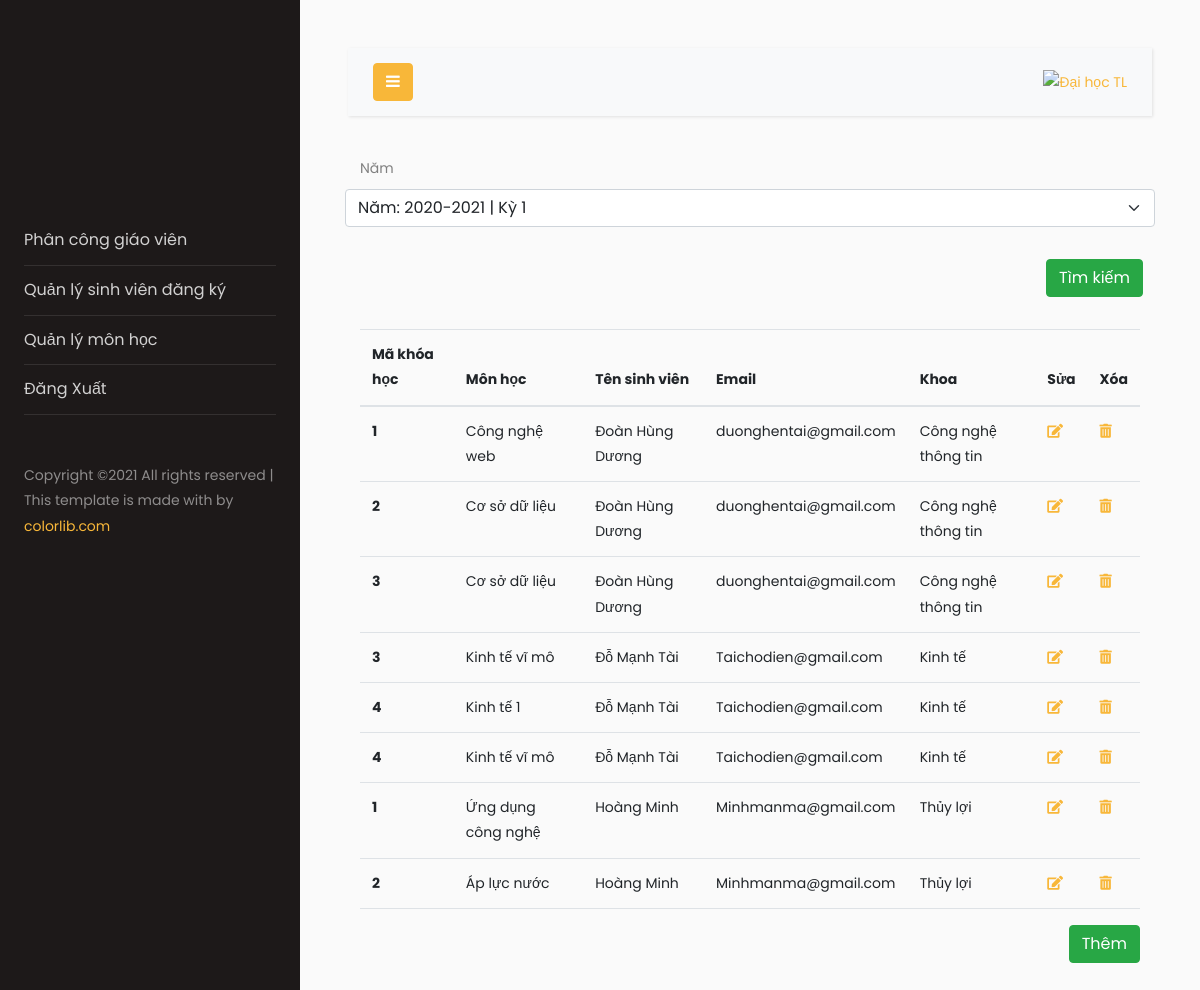
The app's page /admin/chiTietDangKy.php (signed in) with its own data.
### tables this page shows
CREATE TABLE `chitietdangky` (
  `ID` int(11) NOT NULL,
  `MaKH` int(11) NOT NULL,
  `MaMon` int(11) NOT NULL,
  `MaSV` int(11) NOT NULL
);

CREATE TABLE `monhoc` (
  `MaMon` int(11) NOT NULL,
  `Ten` varchar(225) NOT NULL,
  `SoTC` int(11) NOT NULL,
  `MaKhoa` int(11) NOT NULL
);

CREATE TABLE `sinhvien` (
  `MaSV` int(11) NOT NULL,
  `Ten` varchar(225) NOT NULL,
  `GioiTinh` varchar(225) NOT NULL,
  `QueQuan` varchar(225) NOT NULL,
  `Email` varchar(225) NOT NULL,
  `MaKhoa` int(11) NOT NULL
);

CREATE TABLE `khoa` (
  `MaKhoa` int(11) NOT NULL,
  `Ten` varchar(225) NOT NULL
);

### admin/chiTietDangKy.php (the view, shortened to what this page needs)
<?php
if (isset($_GET["MaKH"]))
    $MaKH = $_GET["MaKH"];
else
    $MaKH = "";
include("./header.php")
?>
<form action="chiTietDangKy.php" method="get" class="container-md my-3">
    <div class="row align-items-center">
        <div class="form-group col">
            <label for="nam" class="row-sm-2 row-form-label">Năm</label>
            <div class="row">
                <select class="form-select" aria-label="Default select example" name="MaKH" id="MaKH">
                    <?php
                    $connect1 = mysqli_connect('localhost', 'root', '', 'baitaploncnw');
                    $sql1 = "SELECT * FROM khoahoc";
                    $result1 = mysqli_query($connect1, $sql1);
                    $count1 = mysqli_num_rows($result1);
                    if ($count1 > 0) {
                        while ($row1 = mysqli_fetch_assoc($result1)) {
                            echo '<option value="' . $row1["MaKH"] . '">';
                            echo 'Năm: ' . $row1["Ten"] . ' | Kỳ ' . $row1["Ky"];
                            echo '</option>';
                        }
                    }
                    ?>
                </select>
            </div>
        </div>
        <div class="d-flex justify-content-end my-3">
            <button class="btn btn-success" type="submit">Tìm kiếm</button>
        </div>
    </div>
</form>
<div class="container-sm my-3">
    <table class="table">
        <thead>
            <tr>
                <th scope="col">Mã khóa học</th>
                <th scope="col">Môn học</th>
                <th scope="col">Tên sinh viên</th>
                <th scope="col">Email</th>
                <th scope="col">Khoa</th>
                <th scope="col">Sửa</th>
                <th scope="col">Xóa</th>
            </tr>
        </thead>
        <tbody>
            <?php
            include("./config/db.php");
            if ($MaKH != null) {
                $sql = "SELECT chitietdangky.ID, chitietdangky.MaKH, monhoc.Ten as tenMon,
                sinhvien.Ten AS tenSV, sinhvien.Email, khoa.Ten AS tenKhoa
                FROM chitietdangky, sinhvien, monhoc, khoa
                WHERE chitietdangky.MaMon = monhoc.MaMon
                AND chitietdangky.MaSV = sinhvien.MaSV
                AND monhoc.MaKhoa = khoa.MaKhoa
                AND chitietdangky.MaKH = $MaKH";
            } else
                $sql = "SELECT chitietdangky.ID, chitietdangky.MaKH, monhoc.Ten as tenMon,
                sinhvien.Ten AS tenSV, sinhvien.Email, khoa.Ten AS tenKhoa
                FROM chitietdangky, sinhvien, monhoc, khoa
                WHERE chitietdangky.MaMon = monhoc.MaMon
                AND chitietdangky.MaSV = sinhvien.MaSV
                AND monhoc.MaKhoa = khoa.MaKhoa";
            $result = mysqli_query($connect, $sql);
            $count = mysqli_num_rows($result);
            if ($count > 0) {
                while ($row = mysqli_fetch_assoc($result)) {
                    echo '<tr>';
                    echo '<th scope="row">' . $row['MaKH'] . '</th>';
                    echo '<td>' . $row['tenMon'] . '</td>';
                    echo '<td>' . $row['tenSV'] . '</td>';
                    echo '<td>' . $row['Email'] . '</td>';
                    echo '<td>' . $row['tenKhoa'] . '</td>';
                    echo '<td><a href="suaChiTietDK.php?ID=' . $row["ID"] . '"><i class="fas fa-edit"></i></a></td>';
                    echo '<td><a href="xoaChiTietDK.php?ID=' . $row["ID"] . '&MaKH='.$row["MaKH"].'"><i class="fas fa-trash-alt"></i></a></td>';
                    echo '</tr>';
                }
            }
            ?>
        </tbody>
    </table>
    <div class="d-flex justify-content-end my-3">
        <?php
        if (isset($_GET["MaKH"])) {
            $MaKH = $_GET["MaKH"];
            echo '<a class="btn btn-success" href="themChiTietDK.php?MaKH=' . $MaKH . '">Thêm</a>';
        } else {
            echo '<a class="btn btn-success" href="themChiTietDK.php">Thêm</a>';
        }
        ?>
    </div>
</div>
<?php
include("./footer.php")
?>

### admin/header.php (shortened to what this page needs)
<!DOCTYPE html>
<html>
<head>
  <link href="https://cdnjs.cloudflare.com/ajax/libs/font-awesome/5.15.1/css/all.min.css" rel="stylesheet" />
  <link href="https://cdn.jsdelivr.net/npm/bootstrap@5.1.3/dist/css/bootstrap.min.css" rel="stylesheet">
  <link rel="stylesheet" href="https://stackpath.bootstrapcdn.com/font-awesome/4.7.0/css/font-awesome.min.css">
  <link rel="stylesheet" href="css/style.css">
</head>
<body>
  <div class="wrapper d-flex align-items-stretch">
    <nav id="sidebar">
      <div class="p-4 pt-5">
        <a href="index.php" class="img logo rounded-circle mb-5" style="background-image: url(http://www.tlu.edu.vn/Portals/0/2014/Logo-WRU.png);"></a>
        <ul class="list-unstyled components mb-5">
          <li>
            <a href="chiTietKhoaHoc.php">Phân công giáo viên</a>
          </li>
          <li>
            <a href="chiTietDangKy.php">Quản lý sinh viên đăng ký</a>
          </li>
          <li>
            <a href="monHoc.php">Quản lý môn học</a>
          </li>
          <li>
            <a href="../index.php">Đăng Xuất</a>
          </li>
        </ul>
        <div class="footer">
          <p>
            Copyright &copy; All rights reserved | This template is made with <i class="icon-heart" aria-hidden="true"></i> by <a href="https://colorlib.com" target="_blank">colorlib.com</a>
          </p>
        </div>
      </div>
    </nav>
    <div id="content" class="p-4 p-md-5">
      <nav class="navbar navbar-expand-lg navbar-light bg-light">
        <div class="container-fluid">
          <button type="button" id="sidebarCollapse" class="btn btn-primary">
            <i class="fa fa-bars"></i>
          </button>
          <a href="thongTinAdmin.php">
            <img src="http://www.tlu.edu.vn/Portals/0/2014/Logo-WRU.png" alt="Đại học TL" height="43" width="50">
          </a>
        </div>
      </nav>

### admin/footer.php (shortened to what this page needs)
</body>
</html>

### records on screen
chitietdangky: MaKH "1", MaMon.Ten "Công nghệ web", MaSV.Ten "Đoàn Hùng Dương", MaSV.Email "duonghentai@gmail.com", khoa.Ten "Công nghệ thông tin"
chitietdangky: MaKH "2", MaMon.Ten "Cơ sở dữ liệu", MaSV.Ten "Đoàn Hùng Dương", MaSV.Email "duonghentai@gmail.com", khoa.Ten "Công nghệ thông tin"
chitietdangky: MaKH "3", MaMon.Ten "Cơ sở dữ liệu", MaSV.Ten "Đoàn Hùng Dương", MaSV.Email "duonghentai@gmail.com", khoa.Ten "Công nghệ thông tin"
chitietdangky: MaKH "3", MaMon.Ten "Kinh tế vĩ mô", MaSV.Ten "Đỗ Mạnh Tài", MaSV.Email "Taichodien@gmail.com", khoa.Ten "Kinh tế"
chitietdangky: MaKH "4", MaMon.Ten "Kinh tế 1", MaSV.Ten "Đỗ Mạnh Tài", MaSV.Email "Taichodien@gmail.com", khoa.Ten "Kinh tế"
chitietdangky: MaKH "4", MaMon.Ten "Kinh tế vĩ mô", MaSV.Ten "Đỗ Mạnh Tài", MaSV.Email "Taichodien@gmail.com", khoa.Ten "Kinh tế"
chitietdangky: MaKH "1", MaMon.Ten "Ứng dụng công nghệ", MaSV.Ten "Hoàng Minh", MaSV.Email "Minhmanma@gmail.com", khoa.Ten "Thủy lợi"
chitietdangky: MaKH "2", MaMon.Ten "Áp lực nước", MaSV.Ten "Hoàng Minh", MaSV.Email "Minhmanma@gmail.com", khoa.Ten "Thủy lợi"
